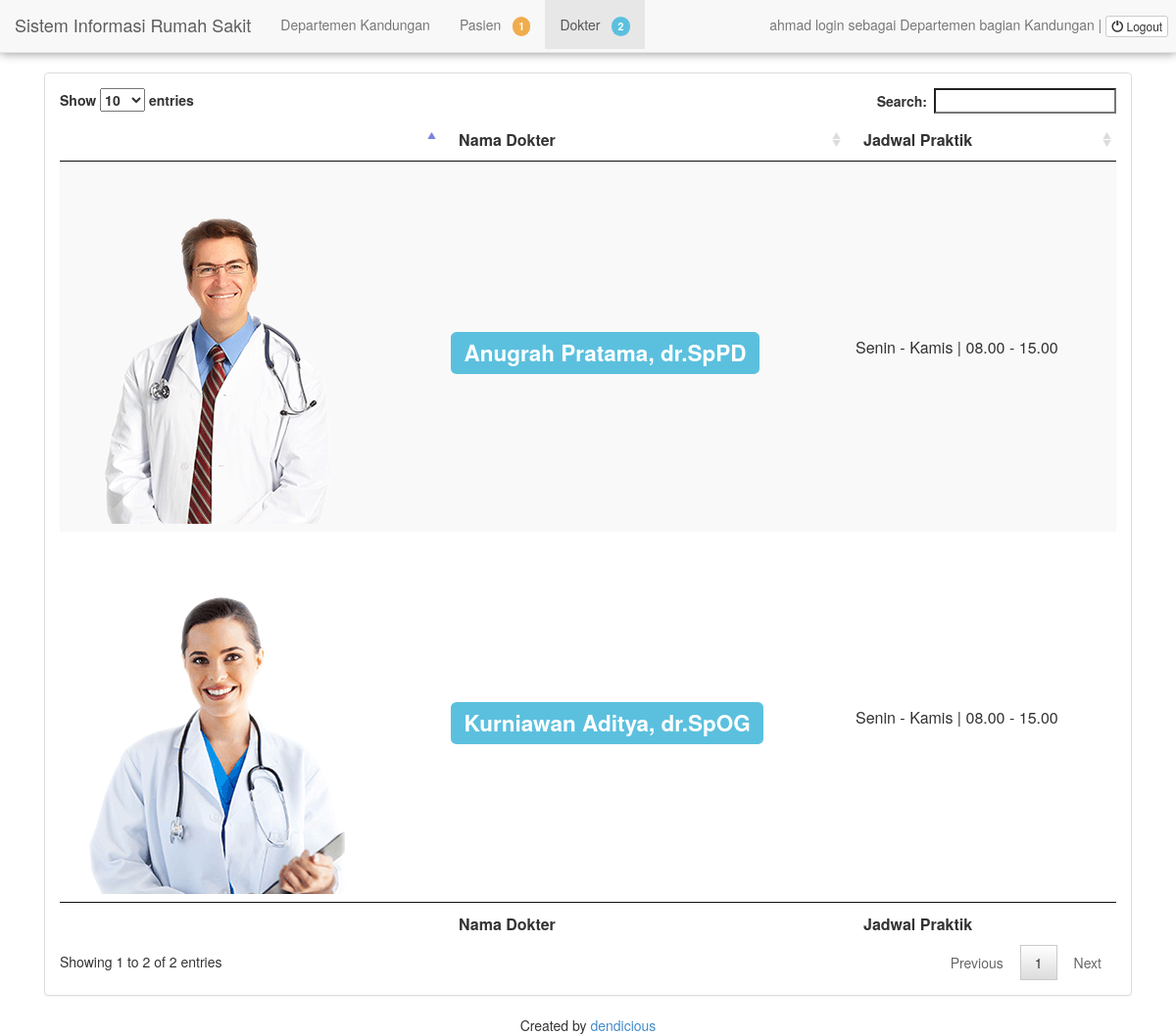
/departemen.php?view=tampil_jadwal_dokter (signed in), run on the app's committed database.
### tables this page shows
CREATE TABLE `tbl_dokter` (
  `id_user` int(5) NOT NULL,
  `nama_dokter` varchar(30) NOT NULL,
  `departemen` varchar(30) NOT NULL,
  `jadwal_praktik` varchar(50) NOT NULL
);

### departemen/tampil_jadwal_dokter.php (the view)
<table id="datatable" class="stripe">
    <thead>
    <th></th>
    <th>Nama Dokter</th>
    <th>Jadwal Praktik</th>
</thead>
<tbody>
    <?php
    $query = "SELECT * from tbl_dokter where departemen = '" . $_SESSION['grup'] . "'";
    $result = mysql_query($query);
    if (mysql_num_rows($result)) {
        while ($row = mysql_fetch_array($result)) {
            ?>
            <tr>
                <td><img src="images/dokter/<?php echo $row['id_user']; ?>.png" </td>
                <td><h2><label class="label label-info"><?php echo $row['nama_dokter']; ?></label></h2> </td>
                <td><?php echo $row['jadwal_praktik']; ?> </td>
            </tr>
            <?php
        }
    } else {
        echo"kosong";
    }
    ?>
</tbody>
<tfoot>
    <th></th>
    <th>Nama Dokter</th>
    <th>Jadwal Praktik</th>
</tfoot>
</table>

### data on the page
tbl_dokter: id_user (picture), nama_dokter "Anugrah Pratama, dr.SpPD", jadwal_praktik "Senin - Kamis | 08.00 - 15.00"
tbl_dokter: id_user (picture), nama_dokter "Kurniawan Aditya, dr.SpOG", jadwal_praktik "Senin - Kamis | 08.00 - 15.00"

### other printed values
$_SESSION['grup'] "Kandungan"
mysql_num_rows($hitung_pasien) "1"
mysql_num_rows($hitung_pasien) "2"
$_SESSION['username'] "ahmad"
$_SESSION['hak_akses'] "Departemen"
